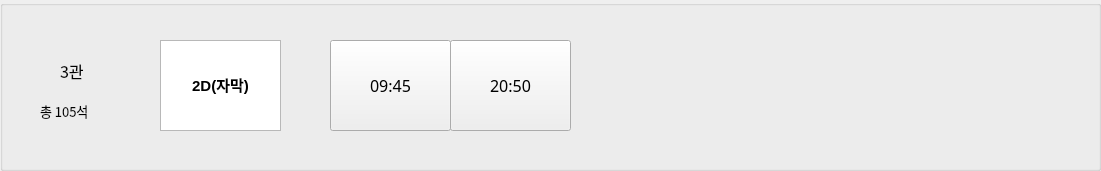
      <widget class="QGroupBox" name="Lala_Land">
       <property name="geometry">
        <rect>
         <x>40</x>
         <y>2230</y>
         <width>1101</width>
         <height>171</height>
        </rect>
       </property>
       <property name="title">
        <string/>
       </property>
       <widget class="QLabel" name="label_22">
        <property name="geometry">
         <rect>
          <x>60</x>
          <y>60</y>
          <width>31</width>
          <height>21</height>
         </rect>
        </property>
        <property name="font">
         <font>
          <family>한컴산뜻돋움</family>
          <pointsize>12</pointsize>
         </font>
        </property>
        <property name="text">
         <string>3관</string>
        </property>
       </widget>
       <widget class="QLabel" name="label_23">
        <property name="geometry">
         <rect>
          <x>40</x>
          <y>100</y>
          <width>71</width>
          <height>21</height>
         </rect>
        </property>
        <property name="font">
         <font>
          <family>한컴산뜻돋움</family>
          <pointsize>10</pointsize>
         </font>
        </property>
        <property name="text">
         <string>총 105석</string>
        </property>
       </widget>
       <widget class="QTextBrowser" name="textBrowser_4">
        <property name="geometry">
         <rect>
          <x>160</x>
          <y>40</y>
          <width>121</width>
          <height>91</height>
         </rect>
        </property>
        <property name="html">
         <string>&lt;!DOCTYPE HTML PUBLIC &quot;-//W3C//DTD HTML 4.0//EN&quot; &quot;http://www.w3.org/TR/REC-html40/strict.dtd&quot;&gt;
&lt;html&gt;&lt;head&gt;&lt;meta name=&quot;qrichtext&quot; content=&quot;1&quot; /&gt;&lt;style type=&quot;text/css&quot;&gt;
p, li { white-space: pre-wrap; }
&lt;/style&gt;&lt;/head&gt;&lt;body style=&quot; font-family:'Gulim'; font-size:9pt; font-weight:400; font-style:normal;&quot;&gt;
&lt;p align=&quot;center&quot; dir='rtl' style=&quot;-qt-paragraph-type:empty; margin-top:0px; margin-bottom:0px; margin-left:0px; margin-right:0px; -qt-block-indent:0; text-indent:0px;&quot;&gt;&lt;br /&gt;&lt;/p&gt;
&lt;p align=&quot;center&quot; dir='rtl' style=&quot;-qt-paragraph-type:empty; margin-top:0px; margin-bottom:0px; margin-left:0px; margin-right:0px; -qt-block-indent:0; text-indent:0px;&quot;&gt;&lt;br /&gt;&lt;/p&gt;
&lt;p align=&quot;center&quot; dir='rtl' style=&quot; margin-top:0px; margin-bottom:0px; margin-left:0px; margin-right:0px; -qt-block-indent:0; text-indent:0px;&quot;&gt;&lt;span style=&quot; font-size:11pt; font-weight:600;&quot;&gt;2D(자막)&lt;/span&gt;&lt;/p&gt;&lt;/body&gt;&lt;/html&gt;</string>
        </property>
       </widget>
       <widget class="QToolButton" name="Time11">
        <property name="geometry">
         <rect>
          <x>330</x>
          <y>40</y>
          <width>121</width>
          <height>91</height>
         </rect>
        </property>
        <property name="font">
         <font>
          <family>한컴산뜻돋움</family>
          <pointsize>12</pointsize>
         </font>
        </property>
        <property name="text">
         <string>09:45</string>
        </property>
       </widget>
       <widget class="QToolButton" name="Time12">
        <property name="geometry">
         <rect>
          <x>450</x>
          <y>40</y>
          <width>121</width>
          <height>91</height>
         </rect>
        </property>
        <property name="font">
         <font>
          <family>한컴산뜻돋움</family>
          <pointsize>12</pointsize>
         </font>
        </property>
        <property name="text">
         <string>20:50</string>
        </property>
       </widget>
      </widget>
